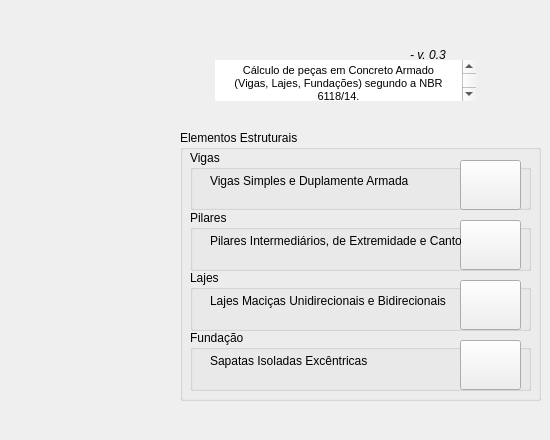
      <widget class="QWidget" name="tab">
       <attribute name="title">
        <string>Navier - Início</string>
       </attribute>
       <widget class="QTextBrowser" name="textBrowser">
        <property name="geometry">
         <rect>
          <x>215</x>
          <y>60</y>
          <width>261</width>
          <height>41</height>
         </rect>
        </property>
        <property name="frameShape">
         <enum>QFrame::NoFrame</enum>
        </property>
        <property name="frameShadow">
         <enum>QFrame::Sunken</enum>
        </property>
        <property name="sizeAdjustPolicy">
         <enum>QAbstractScrollArea::AdjustToContents</enum>
        </property>
        <property name="html">
         <string>&lt;!DOCTYPE HTML PUBLIC &quot;-//W3C//DTD HTML 4.0//EN&quot; &quot;http://www.w3.org/TR/REC-html40/strict.dtd&quot;&gt;
&lt;html&gt;&lt;head&gt;&lt;meta name=&quot;qrichtext&quot; content=&quot;1&quot; /&gt;&lt;style type=&quot;text/css&quot;&gt;
p, li { white-space: pre-wrap; }
&lt;/style&gt;&lt;/head&gt;&lt;body style=&quot; font-family:'MS Shell Dlg 2'; font-size:8.25pt; font-weight:400; font-style:normal;&quot;&gt;
&lt;p align=&quot;center&quot; style=&quot; margin-top:0px; margin-bottom:0px; margin-left:0px; margin-right:0px; -qt-block-indent:0; text-indent:0px;&quot;&gt;Cálculo de peças em Concreto Armado               (Vigas, Lajes, Fundações) segundo a NBR 6118/14.&lt;/p&gt;&lt;/body&gt;&lt;/html&gt;</string>
        </property>
       </widget>
       <widget class="QLabel" name="label_16">
        <property name="geometry">
         <rect>
          <x>260</x>
          <y>20</y>
          <width>141</width>
          <height>51</height>
         </rect>
        </property>
        <property name="text">
         <string/>
        </property>
        <property name="pixmap">
         <pixmap>images/navier_logo_mini.png</pixmap>
        </property>
       </widget>
       <widget class="QLabel" name="label">
        <property name="geometry">
         <rect>
          <x>-10</x>
          <y>-8</y>
          <width>171</width>
          <height>431</height>
         </rect>
        </property>
        <property name="text">
         <string/>
        </property>
       </widget>
       <widget class="QLabel" name="label_17">
        <property name="geometry">
         <rect>
          <x>410</x>
          <y>40</y>
          <width>71</width>
          <height>31</height>
         </rect>
        </property>
        <property name="text">
         <string>&lt;html&gt;&lt;head/&gt;&lt;body&gt;&lt;p&gt;&lt;span style=&quot; font-style:italic;&quot;&gt;- v. 0.3&lt;/span&gt;&lt;/p&gt;&lt;/body&gt;&lt;/html&gt;</string>
        </property>
        <property name="textFormat">
         <enum>Qt::RichText</enum>
        </property>
       </widget>
       <widget class="QGroupBox" name="groupBox">
        <property name="geometry">
         <rect>
          <x>180</x>
          <y>130</y>
          <width>361</width>
          <height>271</height>
         </rect>
        </property>
        <property name="title">
         <string>Elementos Estruturais</string>
        </property>
        <widget class="QGroupBox" name="groupBox_2">
         <property name="geometry">
          <rect>
           <x>10</x>
           <y>20</y>
           <width>341</width>
           <height>60</height>
          </rect>
         </property>
         <property name="title">
          <string>Vigas</string>
         </property>
         <widget class="QPushButton" name="pushButton">
          <property name="geometry">
           <rect>
            <x>270</x>
            <y>10</y>
            <width>61</width>
            <height>50</height>
           </rect>
          </property>
          <property name="text">
           <string/>
          </property>
         </widget>
         <widget class="QLabel" name="label_4">
          <property name="geometry">
           <rect>
            <x>20</x>
            <y>20</y>
            <width>241</width>
            <height>21</height>
           </rect>
          </property>
          <property name="text">
           <string>Vigas Simples e Duplamente Armada</string>
          </property>
         </widget>
        </widget>
        <widget class="QGroupBox" name="groupBox_4">
         <property name="geometry">
          <rect>
           <x>10</x>
           <y>140</y>
           <width>341</width>
           <height>61</height>
          </rect>
         </property>
         <property name="title">
          <string>Lajes</string>
         </property>
         <widget class="QPushButton" name="pushButton_9">
          <property name="geometry">
           <rect>
            <x>270</x>
            <y>10</y>
            <width>61</width>
            <height>50</height>
           </rect>
          </property>
          <property name="text">
           <string/>
          </property>
         </widget>
         <widget class="QLabel" name="label_12">
          <property name="geometry">
           <rect>
            <x>20</x>
            <y>20</y>
            <width>241</width>
            <height>21</height>
           </rect>
          </property>
          <property name="text">
           <string>Lajes Maciças Unidirecionais e Bidirecionais</string>
          </property>
         </widget>
         <widget class="QGroupBox" name="groupBox_8">
          <property name="geometry">
           <rect>
            <x>200</x>
            <y>60</y>
            <width>351</width>
            <height>61</height>
           </rect>
          </property>
          <property name="title">
           <string>Vigas</string>
          </property>
          <widget class="QPushButton" name="pushButton_10">
           <property name="geometry">
            <rect>
             <x>280</x>
             <y>10</y>
             <width>61</width>
             <height>41</height>
            </rect>
           </property>
           <property name="text">
            <string>VIGAS</string>
           </property>
          </widget>
          <widget class="QLabel" name="label_13">
           <property name="geometry">
            <rect>
             <x>20</x>
             <y>20</y>
             <width>241</width>
             <height>21</height>
            </rect>
           </property>
           <property name="text">
            <string>Simples e Dupla Armação, Tê</string>
           </property>
          </widget>
         </widget>
        </widget>
        <widget class="QGroupBox" name="groupBox_9">
         <property name="geometry">
          <rect>
           <x>10</x>
           <y>200</y>
           <width>341</width>
           <height>61</height>
          </rect>
         </property>
         <property name="title">
          <string>Fundação</string>
         </property>
         <widget class="QPushButton" name="pushButton_11">
          <property name="geometry">
           <rect>
            <x>270</x>
            <y>10</y>
            <width>61</width>
            <height>50</height>
           </rect>
          </property>
          <property name="text">
           <string/>
          </property>
         </widget>
         <widget class="QLabel" name="label_14">
          <property name="geometry">
           <rect>
            <x>20</x>
            <y>20</y>
            <width>241</width>
            <height>21</height>
           </rect>
          </property>
          <property name="text">
           <string>Sapatas Isoladas Excêntricas</string>
          </property>
         </widget>
         <widget class="QGroupBox" name="groupBox_10">
          <property name="geometry">
           <rect>
            <x>200</x>
            <y>60</y>
            <width>351</width>
            <height>61</height>
           </rect>
          </property>
          <property name="title">
           <string>Vigas</string>
          </property>
          <widget class="QPushButton" name="pushButton_12">
           <property name="geometry">
            <rect>
             <x>280</x>
             <y>10</y>
             <width>61</width>
             <height>41</height>
            </rect>
           </property>
           <property name="text">
            <string>VIGAS</string>
           </property>
          </widget>
          <widget class="QLabel" name="label_15">
           <property name="geometry">
            <rect>
             <x>20</x>
             <y>20</y>
             <width>241</width>
             <height>21</height>
            </rect>
           </property>
           <property name="text">
            <string>Simples e Dupla Armação, Tê</string>
           </property>
          </widget>
         </widget>
        </widget>
        <widget class="QGroupBox" name="groupBox_5">
         <property name="geometry">
          <rect>
           <x>10</x>
           <y>80</y>
           <width>341</width>
           <height>61</height>
          </rect>
         </property>
         <property name="title">
          <string>Pilares</string>
         </property>
         <widget class="QPushButton" name="pushButton_3">
          <property name="geometry">
           <rect>
            <x>270</x>
            <y>10</y>
            <width>61</width>
            <height>50</height>
           </rect>
          </property>
          <property name="text">
           <string/>
          </property>
         </widget>
         <widget class="QLabel" name="label_6">
          <property name="geometry">
           <rect>
            <x>20</x>
            <y>16</y>
            <width>251</width>
            <height>31</height>
           </rect>
          </property>
          <property name="text">
           <string>&lt;html&gt;&lt;head/&gt;&lt;body&gt;&lt;p&gt;Pilares Intermediários, de Extremidade e Canto&lt;/p&gt;&lt;/body&gt;&lt;/html&gt;</string>
          </property>
          <property name="textFormat">
           <enum>Qt::RichText</enum>
          </property>
         </widget>
         <widget class="QGroupBox" name="groupBox_6">
          <property name="geometry">
           <rect>
            <x>200</x>
            <y>60</y>
            <width>351</width>
            <height>61</height>
           </rect>
          </property>
          <property name="title">
           <string>Vigas</string>
          </property>
          <widget class="QPushButton" name="pushButton_4">
           <property name="geometry">
            <rect>
             <x>280</x>
             <y>10</y>
             <width>61</width>
             <height>41</height>
            </rect>
           </property>
           <property name="text">
            <string>VIGAS</string>
           </property>
          </widget>
          <widget class="QLabel" name="label_7">
           <property name="geometry">
            <rect>
             <x>20</x>
             <y>20</y>
             <width>241</width>
             <height>21</height>
            </rect>
           </property>
           <property name="text">
            <string>Simples e Dupla Armação, Tê</string>
           </property>
          </widget>
         </widget>
        </widget>
       </widget>
       <widget class="QLabel" name="label_3">
        <property name="geometry">
         <rect>
          <x>10</x>
          <y>80</y>
          <width>141</width>
          <height>141</height>
         </rect>
        </property>
        <property name="text">
         <string/>
        </property>
        <property name="pixmap">
         <pixmap>images/navier_logo.png</pixmap>
        </property>
        <property name="scaledContents">
         <bool>false</bool>
        </property>
       </widget>
       <widget class="QLabel" name="label_2">
        <property name="geometry">
         <rect>
          <x>20</x>
          <y>330</y>
          <width>131</width>
          <height>51</height>
         </rect>
        </property>
        <property name="text">
         <string/>
        </property>
        <property name="pixmap">
         <pixmap>images/nassau_logo.png</pixmap>
        </property>
        <property name="scaledContents">
         <bool>true</bool>
        </property>
       </widget>
      </widget>
